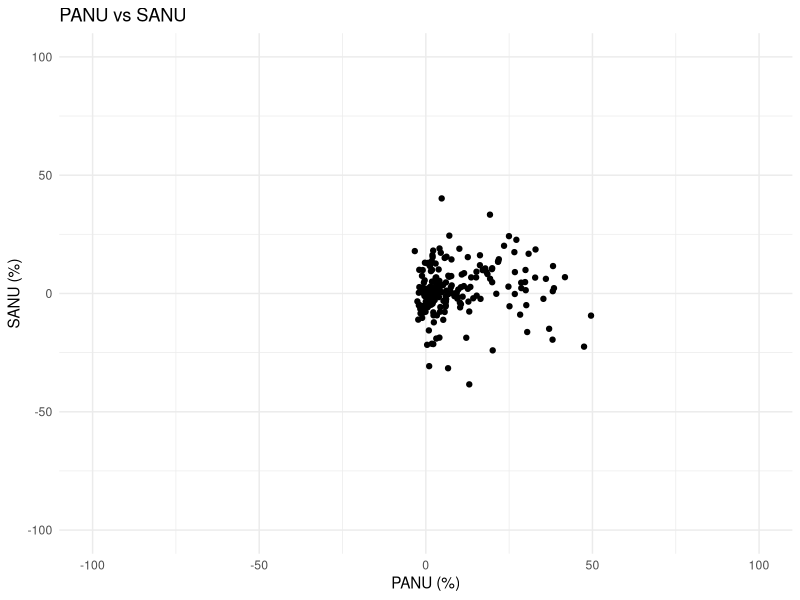
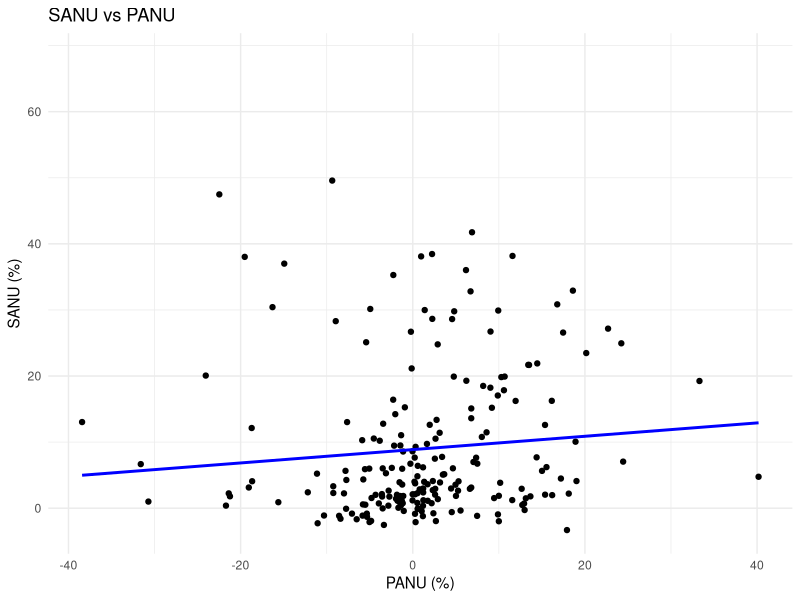

R code for these plots, in order:
## ---- chunk 1
nonuse <- read.csv("data/test_data/NonUse.csv", sep = ",", header = TRUE)
head(nonuse)
summary(nonuse)

## ---- chunk 2
cor.test(nonuse$PANU, nonuse$SANU, method = "spearman")
## ---- chunk 3
library(ggplot2)
ggplot(nonuse, aes(x = PANU, y = SANU)) +
  geom_point() +
  xlim(-100, 100) +
  ylim(-100, 100) +
  labs(title = "PANU vs SANU", x = "PANU (%)", y = "SANU (%)") +
  theme_minimal()
       
## ---- chunk 4
library(ggplot2)
ggplot(nonuse, aes(x = SANU, y = PANU)) +
  geom_point() +
  geom_smooth(method = "lm", se = FALSE, color = "blue") +
  # xlim(-100, 100) +
  # ylim(-100, 100) +
  labs(title = "SANU vs PANU", x = "PANU (%)", y = "SANU (%)") +
  theme_minimal()
       
       
## ---- chunk 5
lm_sanu <- lm(PANU ~ SANU, data=nonuse)
summary(lm_sanu)
coef(lm_sanu)
slope <- coef(lm_sanu)[2]
intercept <- coef(lm_sanu)[1]
cat("Regression equation: SANU =", intercept, "+", slope, "* PANU\n")
## ---- chunk 6
prepost <- read.csv("data/test_data/PrePost.csv", sep = ",", header = TRUE)
head(prepost)
str(prepost)
summary(prepost)


## ---- chunk 7

snore <- read.table("data/test_data/snore.txt", header = TRUE)
str(snore)
summary(snore)
head(snore)
